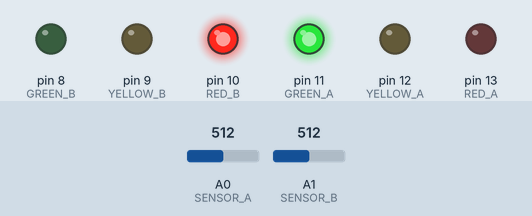
This sketch was run on a simulated Arduino Uno, built with avr-gcc and run on an emulated ATmega328P. Parts: output pins drawn as LEDs (lit = HIGH). The test bench sets the inputs (shaded band); at power-on: A0 (SENSOR_A) = 512, A1 (SENSOR_B) = 512. What the sketch prints to the serial monitor is not drawn.

Above: at 7.5 s.
At 16.0 s:
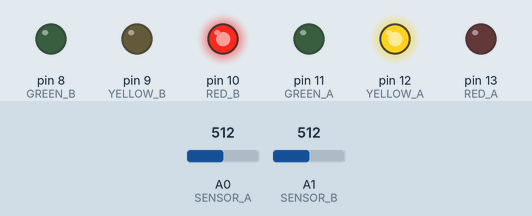
At 24.5 s:
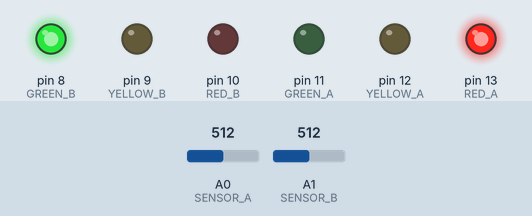
At 33.0 s:
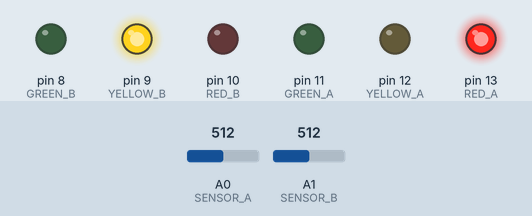
Timing chart, 0 to 44.2 s (numbered marks = the images above):
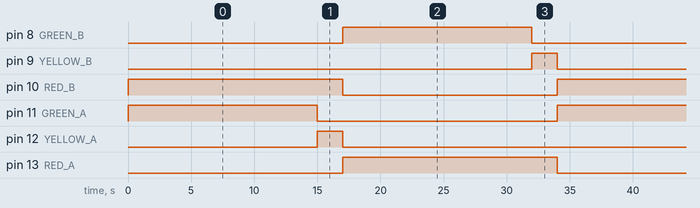

The sketch:

traffic.ino
```cpp
#define RED_A 13
#define YELLOW_A 12
#define GREEN_A 11
#define RED_B 10
#define YELLOW_B 9
#define GREEN_B 8
#define SENSOR_A A0
#define SENSOR_B A1

void setup() {
  pinMode(RED_A, OUTPUT);
  pinMode(YELLOW_A, OUTPUT);
  pinMode(GREEN_A, OUTPUT);
  pinMode(RED_B, OUTPUT);
  pinMode(YELLOW_B, OUTPUT);
  pinMode(GREEN_B, OUTPUT);
  Serial.begin(9600);
}

void loop() {
  int trafficA = analogRead(SENSOR_A);
  int trafficB = analogRead(SENSOR_B);
  int greenTimeA;
  if (trafficA > 500) {
    greenTimeA = 15000;
  } else {
    greenTimeA = 5000;
  }
  int greenTimeB;
  if (trafficB > 500) {
    greenTimeB = 15000;
  } else {
    greenTimeB = 5000;
  }
  Serial.print("Road A Traffic: ");
  Serial.print(trafficA);
  Serial.print(" | Green Time: ");
  Serial.println(greenTimeA);
  digitalWrite(GREEN_A, HIGH);
  digitalWrite(RED_B, HIGH);
  digitalWrite(RED_A, LOW);
  digitalWrite(GREEN_B, LOW);
  delay(greenTimeA);
  digitalWrite(GREEN_A, LOW);
  digitalWrite(YELLOW_A, HIGH);
  delay(2000);
  digitalWrite(YELLOW_A, LOW);
  digitalWrite(RED_A, HIGH);
  digitalWrite(RED_B, LOW);
  digitalWrite(GREEN_B, HIGH);
  delay(greenTimeB);
  digitalWrite(GREEN_B, LOW);
  digitalWrite(YELLOW_B, HIGH);
  delay(2000);
  digitalWrite(YELLOW_B, LOW);
  digitalWrite(RED_B, HIGH);
}
```

Measured:
- by itself, pin 8 (GREEN_B), pin 11 (GREEN_A): alternates HIGH for 15.0 s and LOW for 19.0 s
- by itself, pin 9 (YELLOW_B), pin 12 (YELLOW_A): alternates HIGH for 2.0 s and LOW for 32.0 s
- by itself, pin 10 (RED_B), pin 13 (RED_A): alternates HIGH for 17.0 s and LOW for 17.0 s
